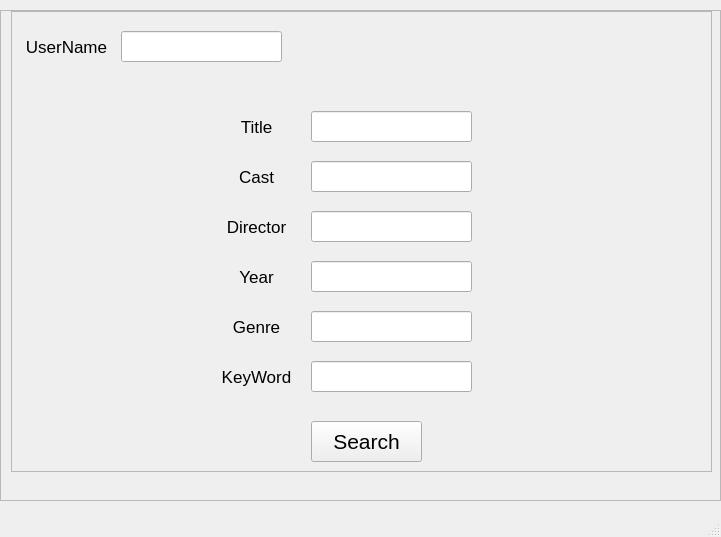
<?xml version="1.0" encoding="UTF-8"?>
<ui version="4.0">
 <class>MainWindow</class>
 <widget class="QMainWindow" name="MainWindow">
  <property name="geometry">
   <rect>
    <x>0</x>
    <y>0</y>
    <width>721</width>
    <height>537</height>
   </rect>
  </property>
  <property name="windowTitle">
   <string>MainWindow</string>
  </property>
  <widget class="QWidget" name="centralwidget">
   <widget class="QScrollArea" name="scrollArea">
    <property name="geometry">
     <rect>
      <x>0</x>
      <y>10</y>
      <width>721</width>
      <height>491</height>
     </rect>
    </property>
    <property name="widgetResizable">
     <bool>true</bool>
    </property>
    <widget class="QWidget" name="scrollAreaWidgetContents">
     <property name="geometry">
      <rect>
       <x>0</x>
       <y>0</y>
       <width>715</width>
       <height>485</height>
      </rect>
     </property>
     <widget class="QFrame" name="frame">
      <property name="geometry">
       <rect>
        <x>10</x>
        <y>0</y>
        <width>701</width>
        <height>461</height>
       </rect>
      </property>
      <property name="frameShape">
       <enum>QFrame::StyledPanel</enum>
      </property>
      <property name="frameShadow">
       <enum>QFrame::Raised</enum>
      </property>
      <widget class="QLineEdit" name="lineEdit">
       <property name="geometry">
        <rect>
         <x>110</x>
         <y>20</y>
         <width>161</width>
         <height>31</height>
        </rect>
       </property>
       <property name="font">
        <font>
         <pointsize>13</pointsize>
        </font>
       </property>
      </widget>
      <widget class="QLabel" name="label">
       <property name="geometry">
        <rect>
         <x>10</x>
         <y>20</y>
         <width>91</width>
         <height>31</height>
        </rect>
       </property>
       <property name="font">
        <font>
         <pointsize>13</pointsize>
        </font>
       </property>
       <property name="text">
        <string>UserName</string>
       </property>
       <property name="alignment">
        <set>Qt::AlignCenter</set>
       </property>
      </widget>
      <widget class="QPushButton" name="search_btn">
       <property name="geometry">
        <rect>
         <x>300</x>
         <y>410</y>
         <width>111</width>
         <height>41</height>
        </rect>
       </property>
       <property name="font">
        <font>
         <pointsize>16</pointsize>
        </font>
       </property>
       <property name="text">
        <string>Search</string>
       </property>
      </widget>
      <widget class="QLabel" name="label_2">
       <property name="geometry">
        <rect>
         <x>200</x>
         <y>100</y>
         <width>91</width>
         <height>31</height>
        </rect>
       </property>
       <property name="font">
        <font>
         <pointsize>13</pointsize>
        </font>
       </property>
       <property name="text">
        <string>Title</string>
       </property>
       <property name="alignment">
        <set>Qt::AlignCenter</set>
       </property>
      </widget>
      <widget class="QLineEdit" name="lineEdit_2">
       <property name="geometry">
        <rect>
         <x>300</x>
         <y>100</y>
         <width>161</width>
         <height>31</height>
        </rect>
       </property>
       <property name="font">
        <font>
         <pointsize>13</pointsize>
        </font>
       </property>
      </widget>
      <widget class="QLabel" name="label_3">
       <property name="geometry">
        <rect>
         <x>200</x>
         <y>150</y>
         <width>91</width>
         <height>31</height>
        </rect>
       </property>
       <property name="font">
        <font>
         <pointsize>13</pointsize>
        </font>
       </property>
       <property name="text">
        <string>Cast</string>
       </property>
       <property name="alignment">
        <set>Qt::AlignCenter</set>
       </property>
      </widget>
      <widget class="QLineEdit" name="lineEdit_3">
       <property name="geometry">
        <rect>
         <x>300</x>
         <y>150</y>
         <width>161</width>
         <height>31</height>
        </rect>
       </property>
       <property name="font">
        <font>
         <pointsize>13</pointsize>
        </font>
       </property>
      </widget>
      <widget class="QLabel" name="label_4">
       <property name="geometry">
        <rect>
         <x>200</x>
         <y>200</y>
         <width>91</width>
         <height>31</height>
        </rect>
       </property>
       <property name="font">
        <font>
         <pointsize>13</pointsize>
        </font>
       </property>
       <property name="text">
        <string>Director</string>
       </property>
       <property name="alignment">
        <set>Qt::AlignCenter</set>
       </property>
      </widget>
      <widget class="QLineEdit" name="lineEdit_4">
       <property name="geometry">
        <rect>
         <x>300</x>
         <y>200</y>
         <width>161</width>
         <height>31</height>
        </rect>
       </property>
       <property name="font">
        <font>
         <pointsize>13</pointsize>
        </font>
       </property>
      </widget>
      <widget class="QLabel" name="label_5">
       <property name="geometry">
        <rect>
         <x>200</x>
         <y>250</y>
         <width>91</width>
         <height>31</height>
        </rect>
       </property>
       <property name="font">
        <font>
         <pointsize>13</pointsize>
        </font>
       </property>
       <property name="text">
        <string>Year</string>
       </property>
       <property name="alignment">
        <set>Qt::AlignCenter</set>
       </property>
      </widget>
      <widget class="QLineEdit" name="lineEdit_5">
       <property name="geometry">
        <rect>
         <x>300</x>
         <y>250</y>
         <width>161</width>
         <height>31</height>
        </rect>
       </property>
       <property name="font">
        <font>
         <pointsize>13</pointsize>
        </font>
       </property>
      </widget>
      <widget class="QLabel" name="label_6">
       <property name="geometry">
        <rect>
         <x>200</x>
         <y>300</y>
         <width>91</width>
         <height>31</height>
        </rect>
       </property>
       <property name="font">
        <font>
         <pointsize>13</pointsize>
        </font>
       </property>
       <property name="text">
        <string>Genre</string>
       </property>
       <property name="alignment">
        <set>Qt::AlignCenter</set>
       </property>
      </widget>
      <widget class="QLineEdit" name="lineEdit_6">
       <property name="geometry">
        <rect>
         <x>300</x>
         <y>300</y>
         <width>161</width>
         <height>31</height>
        </rect>
       </property>
       <property name="font">
        <font>
         <pointsize>13</pointsize>
        </font>
       </property>
      </widget>
      <widget class="QLabel" name="label_7">
       <property name="geometry">
        <rect>
         <x>200</x>
         <y>350</y>
         <width>91</width>
         <height>31</height>
        </rect>
       </property>
       <property name="font">
        <font>
         <pointsize>13</pointsize>
        </font>
       </property>
       <property name="text">
        <string>KeyWord</string>
       </property>
       <property name="alignment">
        <set>Qt::AlignCenter</set>
       </property>
      </widget>
      <widget class="QLineEdit" name="lineEdit_7">
       <property name="geometry">
        <rect>
         <x>300</x>
         <y>350</y>
         <width>161</width>
         <height>31</height>
        </rect>
       </property>
       <property name="font">
        <font>
         <pointsize>13</pointsize>
        </font>
       </property>
      </widget>
     </widget>
    </widget>
   </widget>
  </widget>
  <widget class="QMenuBar" name="menubar">
   <property name="geometry">
    <rect>
     <x>0</x>
     <y>0</y>
     <width>721</width>
     <height>27</height>
    </rect>
   </property>
  </widget>
  <widget class="QStatusBar" name="statusbar"/>
 </widget>
 <resources/>
 <connections/>
</ui>
